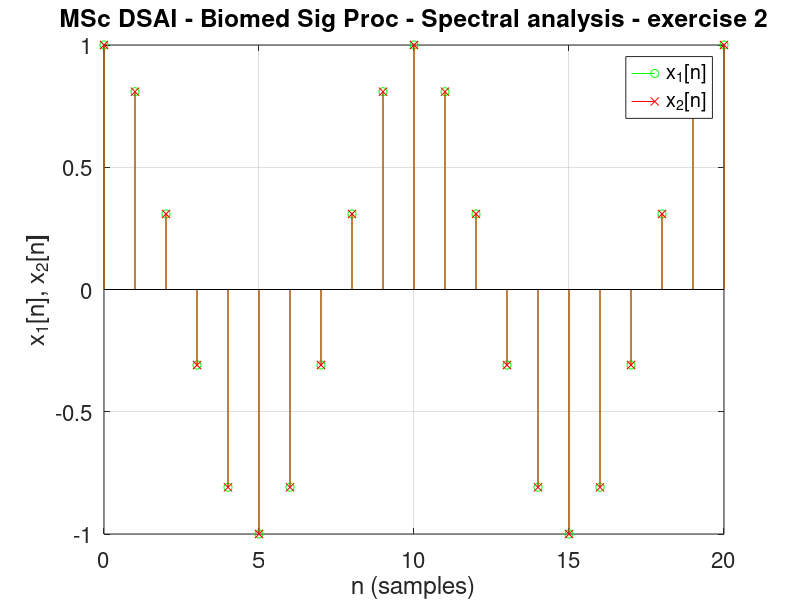

Write the MATLAB code that produced this figure.
% MSc DSAI - Biomedical signal processing
%
% Spectral analysis - exercise 2:
%
% Using MATLAB stem command, plot in the same figure the discrete sinusoids cos(w0n) and 
% cos((w0 + 2pi)n), with w0 = pi/5 rad/sample, for 0 <= n <= 20.
%
%
% HISTORY:
%
% 2024/01/26: - created by Vicente Zarzoso, Université Côte d'Azur, CNRS, I3S.


fontsize = 16;

% generate and plot 1st sinusoid

n = 0:20;           % sample indices to be computed and plotted 
omega0 = pi/5;      % frequency of the first sinusoid
x1 = cos(omega0*n); % first sinusoid

figure
stem(n, x1, 'og')
hold on; grid on;
set(gca, 'FontSize', fontsize)
xlabel('n (samples)')
ylabel('x_1[n], x_2[n]')
title('MSc DSAI - Biomed Sig Proc - Spectral analysis - exercise 2')


% generate and plot 2nd sinusoid

x2 = cos((omega0 + 2*pi)*n);
stem(n, x2, 'xr')

legend('x_1[n]', 'x_2[n]')
